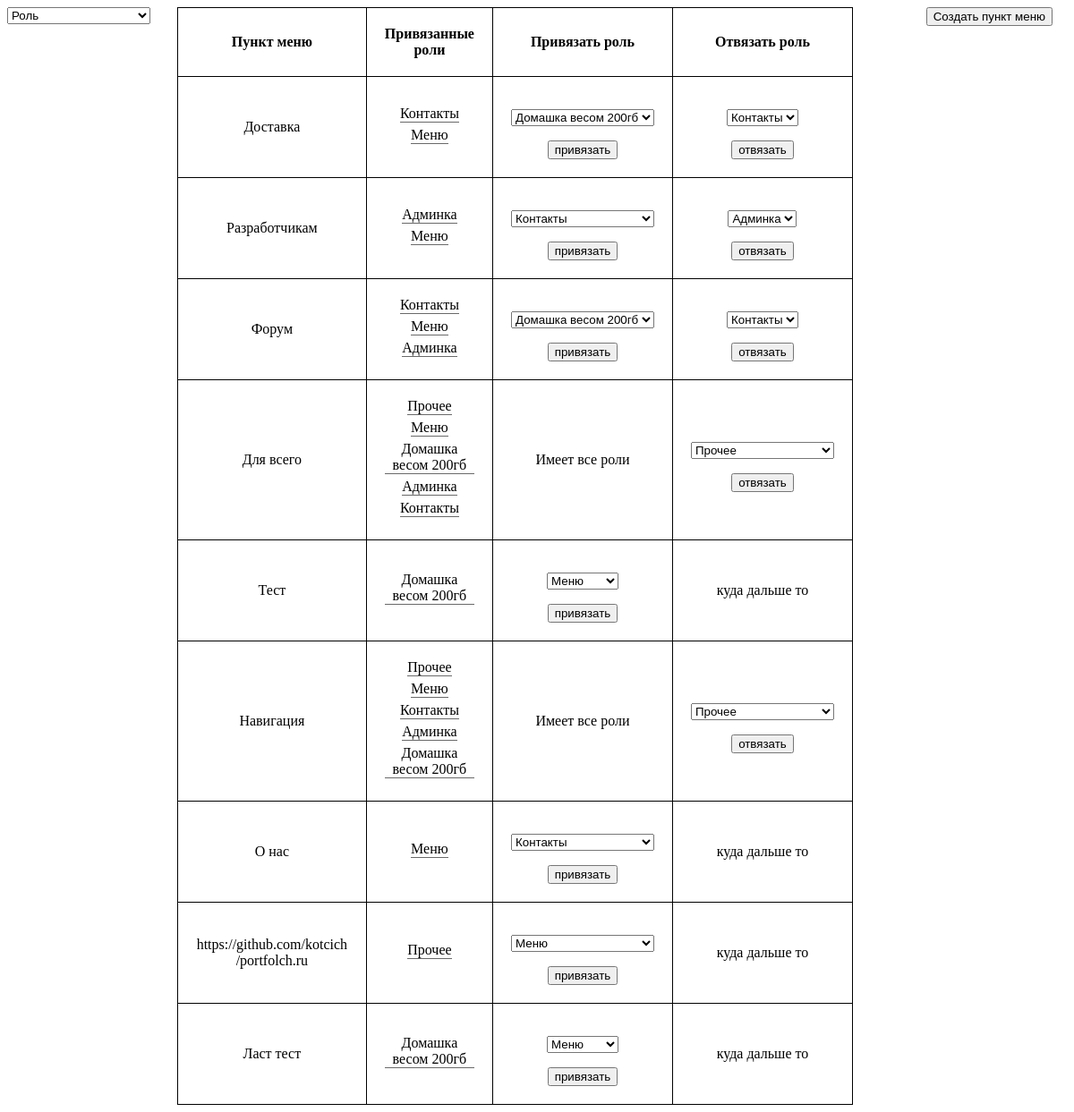
The page / on the database its author committed.
### tables this page shows
CREATE TABLE `points` (
  `point_id` int NOT NULL AUTO_INCREMENT,
  `name` varchar(64) DEFAULT NULL,
  PRIMARY KEY (`point_id`)
);

### elems/values.php (called while the page is built)
<?php
require_once $_SERVER['DOCUMENT_ROOT'] . '/elems/db.php';
$query      = "SELECT `name` FROM `roles`";
$result     = mysqli_query($link, $query);
for ($roles = []; $row = mysqli_fetch_assoc($result)['name']; $roles[] = $row);
$query  = "SELECT points.point_id AS point_id, points.name AS point_name, GROUP_CONCAT(roles.name) AS `roles` FROM `points` INNER JOIN
`points_roles` ON points.point_id = points_roles.point_id INNER JOIN `roles` ON
points_roles.role_id = roles.role_id GROUP BY points.name ORDER BY point_id";
$result = mysqli_query($link, $query);
for ($data = []; $row = mysqli_fetch_assoc($result); $data[] = $row);

### elems/main.php (the view)
<table id = 'table'>
    <tr><th>Пункт меню</th><th>Привязанные роли</th><th>Привязать роль</th><th>Отвязать роль</th></tr>
    <?php
        require $_SERVER['DOCUMENT_ROOT'] . '/elems/values.php';
        foreach ($data as $elem) {
            $elem_roles     = explode(',', $elem['roles']);
            $notAttachRoles = array_diff($roles, $elem_roles);
            echo '<tr><td>' . $elem['point_name'] . '</td>' . PHP_EOL . '<td>';
            foreach ($elem_roles as $role) {
                echo '<span class = \'role\'>' . $role . '</span><br>';
            }
            echo '</td>'. PHP_EOL .'<td>';
            if (!empty($notAttachRoles)) {
                echo '<p><select data-role_id_plus = "'. $elem['point_id'] .'">';
                foreach ($notAttachRoles as $notAttachRole) {
                    echo '<option>' . $notAttachRole .'</option>' . PHP_EOL;
                }
                echo '</select></p>'. PHP_EOL .'
                <input type = \'submit\' class = \'plus\' data-point_id_plus = "'. $elem['point_id'] .'"
                value = \'привязать\'>'
                    . PHP_EOL;
            } else {
                echo 'Имеет все роли' . PHP_EOL;
            }
            echo '</td><td>';
        if (count($elem_roles) > 1) {
            echo "<p><select data-role_id_minus = '{$elem['point_id']}'>";
            foreach ($elem_roles as $for_delete_role) {
                echo '<option>' . $for_delete_role . '</option>';
            }
            echo "</select></p>
            <input type = 'submit' class = 'minus' data-point_id_minus = '{$elem['point_id']}' value = 'отвязать'>";
        } else {
            echo 'куда дальше то';
        }
        echo '</td></tr>' . PHP_EOL;
        }
    ?>
</table>

### index.php (shortened to what this page needs)
<!doctype html>
<html lang="ru">
<head>
    <link rel = 'stylesheet' href = '/css/style.css'>
</head>
<body>
    <header><?php require_once $_SERVER['DOCUMENT_ROOT'] . '/elems/header.php' ?></header>
    <main><?php require_once $_SERVER['DOCUMENT_ROOT'] . '/elems/main.php' ?></main>
    <footer><?php require_once $_SERVER['DOCUMENT_ROOT'] . '/elems/footer.php' ?></footer>
</body>
</html>

### elems/header.php (shortened to what this page needs)
<select id = 'roles'><option>Роль</option>
<?php
require_once $_SERVER['DOCUMENT_ROOT'] . '/elems/values.php';
?>
</select>

### elems/footer.php (shortened to what this page needs)
<input type = 'submit' id = 'create' value = 'Создать пункт меню'>
<?php
require $_SERVER['DOCUMENT_ROOT'] . '/elems/values.php';
?>

### css/style.css (style rules this page uses)
body { display: flex; justify-content: space-between; }
#roles, #form, #create { position: fixed; }
#form, #create { right: 2%; }
.role { display: inline-block; margin-bottom: 5px; border-bottom: 1px solid dimgray; }
table { max-width: 60%; border-collapse: collapse; }
tr, th, td { border: 1px solid black; padding: 20px; text-align: center; }
td { max-width: 170px; word-wrap: break-word; }

### rows shown on the page
points: name "Доставка", role "Контакты", role "Меню", point_id "Домашка весом 200гб", point_id "Контакты"
points: name "Разработчикам", role "Админка", role "Меню", point_id "Контакты", point_id "Админка"
points: name "Форум", role "Контакты", role "Меню", role "Админка", point_id "Домашка весом 200гб", point_id "Контакты"
points: name "Для всего", role "Прочее", role "Меню", role "Домашка весом 200гб", role "Админка", role "Контакты", point_id "Прочее"
points: name "Тест", role "Домашка весом 200гб", point_id "Меню", shows "куда дальше то"
points: name "Навигация", role "Прочее", role "Меню", role "Контакты", role "Админка", role "Домашка весом 200гб", point_id "Прочее"
points: name "О нас", role "Меню", point_id "Контакты", shows "куда дальше то"
points: name "https://github.com/kotcich/portfolch.ru", role "Прочее", point_id "Меню", shows "куда дальше то"
points: name "Ласт тест", role "Домашка весом 200гб", point_id "Меню", shows "куда дальше то"
